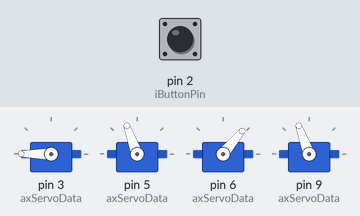
Bench run of a sketch on a simulated Arduino Uno, built with avr-gcc and run on an emulated ATmega328P. Shown: 4 × servo. The inputs (shaded band) are chosen by the test bench; at power-on: pin 2 (iButtonPin) HIGH.

Above: at 0.05 s.
At 7.1 s:
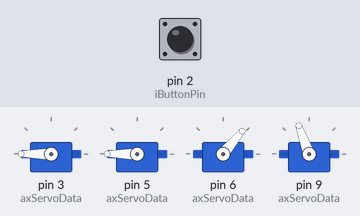
At 14.41 s:
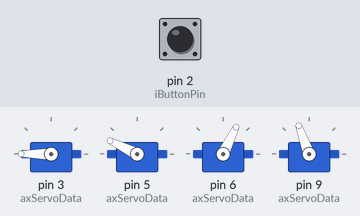
At 21.6 s:
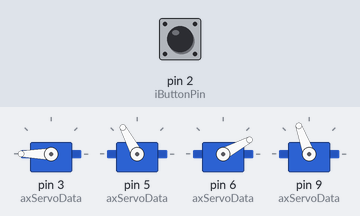
At 37.1 s:
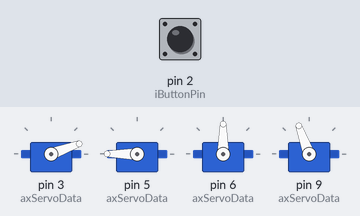
At 37.7 s:
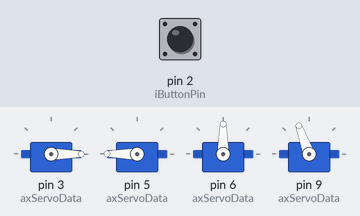
Timing chart, 0 to 40.0 s (numbered marks = the images above):
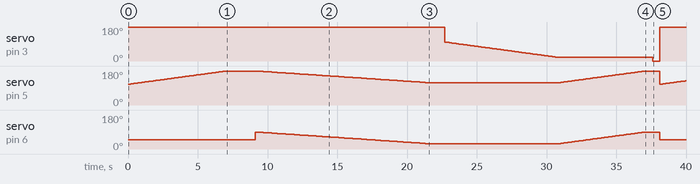

The sketch:

Stiffy.ino
```cpp
#include <Servo.h>

class ServoData
{
  public:

  int m_iPortNumber;
  int m_iStartOffset;

  ServoData(int iPortNumber, int iStartOffset = 90 )
  {
    m_iPortNumber = iPortNumber;
    m_iStartOffset = iStartOffset;
  }

};

//Servo 2 [60-160]
//Servo 3 [60-150]

ServoData axServoData[ ] = { {3,180}, {5,110}, {6,50}, {9,110}};
int iButtonPin = 2;

const int servoCount = 4;
Servo axServos[5];
int pos = 0;    // variable to store the servo position

void setup()
{
  for (int i =0; i < servoCount; i++)
  {
    axServos[i].attach(axServoData[i].m_iPortNumber);
  }

  pinMode(iButtonPin, INPUT);
}

void loop()
{

  // Go to stand-by position
   for (int i =0; i <servoCount ; i++)
  {
    axServos[i].write(axServoData[i].m_iStartOffset);
  }


  //Wait for button to be pressed
  int iButtonState;
  do
  {
    iButtonState = digitalRead(iButtonPin);
  }
  while (iButtonState == LOW );

  // Move into max horizontal height position
  for (pos = 0; pos <= 90; pos += 1)
  {
    axServos[1].write(axServoData[1].m_iStartOffset+pos);

    delay(100);
  }

  // Move to grab position
  for (pos = 90; pos >= 28; pos -= 1)
  {
    axServos[2].write(pos);
    axServos[1].write(90+pos);

    // Minimum delay to minimize whiplash and stop hitting the table.
    delay(200);
  }

  // Grab object
  delay(1000);

  for (pos = 100; pos >= 20; pos -= 1)
  {
    axServos[0].write(pos);

    delay(100);
  }

  // Raise to max horizontal height
  for (pos = 28; pos <= 90; pos += 1)
  {
    axServos[2].write(pos);
    axServos[1].write(90+pos);

    delay(100);
  }

  // Drop the mic
  delay(500);
  axServos[0].write(0);
  delay(500);

  // Return to start / low effort position
  for (pos = 90; pos <= 0; pos -= 1)
  {
    axServos[1].write(90+pos);

    delay(20);
  }
}
```

Measured:
- by itself, servo on pin 6 (axServoData): 50° → 90° at 9.1 s, → 89° 0.20 s later, → 88° 0.20 s later, → 87° 0.20 s later, … (126 changes in this stretch)
- by itself, servo on pin 3 (axServoData): 180° → 100° at 22.7 s, → 99° 0.10 s later, → 98° 0.10 s later, → 97° 0.10 s later, … (83 changes in this stretch)
